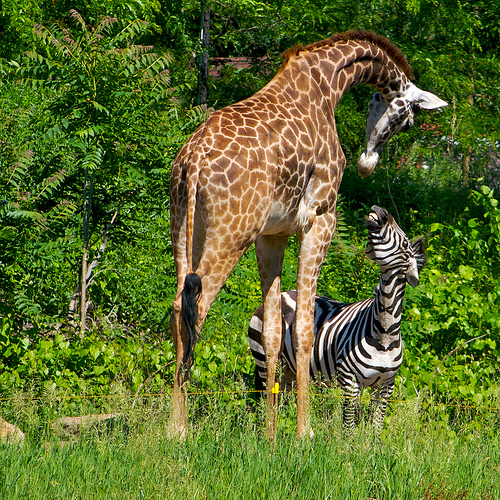
//> input picture 2/input.jpg, 500 x 500 px
$ ./源   (built with g++ and OpenCV 4)
//> lines starting //> are read from the running program, lines starting //| are printed output that depends on the picture; after the words box and inside, x2 and y2 are one past the last pixel; in counts of white or black regions, pixels touching at a corner belong together

// 图像增强—直方图均衡化

//opencv
#include <highgui.h>
#include<cv.h>
#include <cvaux.h>
#include <opencv\cxcore.hpp>
#include <opencv.hpp>
//#include <nonfree.hpp>
#include <core/core.hpp>


#include <iostream>
#include <opencv2/opencv.hpp>
#include <vector>
using namespace std;
using namespace cv;

//均值滤波器(3*3)
void AverFiltering(const Mat &src, Mat &dst)
{
	if (!src.data) return;
	//at访问像素点
	for (int i = 1; i<src.rows; ++i)
		for (int j = 1; j < src.cols; ++j) {
			if ((i - 1 >= 0) && (j - 1) >= 0 && (i + 1)<src.rows && (j + 1)<src.cols) {//边缘不进行处理
				dst.at<Vec3b>(i, j)[0] = (src.at<Vec3b>(i, j)[0] + src.at<Vec3b>(i - 1, j - 1)[0] + src.at<Vec3b>(i - 1, j)[0] + src.at<Vec3b>(i, j - 1)[0] +
					src.at<Vec3b>(i - 1, j + 1)[0] + src.at<Vec3b>(i + 1, j - 1)[0] + src.at<Vec3b>(i + 1, j + 1)[0] + src.at<Vec3b>(i, j + 1)[0] +
					src.at<Vec3b>(i + 1, j)[0]) / 9;
				dst.at<Vec3b>(i, j)[1] = (src.at<Vec3b>(i, j)[1] + src.at<Vec3b>(i - 1, j - 1)[1] + src.at<Vec3b>(i - 1, j)[1] + src.at<Vec3b>(i, j - 1)[1] +
					src.at<Vec3b>(i - 1, j + 1)[1] + src.at<Vec3b>(i + 1, j - 1)[1] + src.at<Vec3b>(i + 1, j + 1)[1] + src.at<Vec3b>(i, j + 1)[1] +
					src.at<Vec3b>(i + 1, j)[1]) / 9;
				dst.at<Vec3b>(i, j)[2] = (src.at<Vec3b>(i, j)[2] + src.at<Vec3b>(i - 1, j - 1)[2] + src.at<Vec3b>(i - 1, j)[2] + src.at<Vec3b>(i, j - 1)[2] +
					src.at<Vec3b>(i - 1, j + 1)[2] + src.at<Vec3b>(i + 1, j - 1)[2] + src.at<Vec3b>(i + 1, j + 1)[2] + src.at<Vec3b>(i, j + 1)[2] +
					src.at<Vec3b>(i + 1, j)[2]) / 9;
			}
			else {//边缘赋值
				dst.at<Vec3b>(i, j)[0] = src.at<Vec3b>(i, j)[0];
				dst.at<Vec3b>(i, j)[1] = src.at<Vec3b>(i, j)[1];
				dst.at<Vec3b>(i, j)[2] = src.at<Vec3b>(i, j)[2];
			}
		}
}

//求九个数的中值
uchar Median(uchar n1, uchar n2, uchar n3, uchar n4, uchar n5,
	uchar n6, uchar n7, uchar n8, uchar n9) {
	uchar arr[9];
	arr[0] = n1;
	arr[1] = n2;
	arr[2] = n3;
	arr[3] = n4;
	arr[4] = n5;
	arr[5] = n6;
	arr[6] = n7;
	arr[7] = n8;
	arr[8] = n9;
	for (int gap = 9 / 2; gap > 0; gap /= 2)//希尔排序
		for (int i = gap; i < 9; ++i)
			for (int j = i - gap; j >= 0 && arr[j] > arr[j + gap]; j -= gap)
				swap(arr[j], arr[j + gap]);
	return arr[4];//返回中值
}
//中值滤波函数（3*3）
void MedianFlitering(const Mat &src, Mat &dst) {
	if (!src.data)return;
	Mat _dst(src.size(), src.type());
	for (int i = 0; i<src.rows; ++i)
		for (int j = 0; j < src.cols; ++j) {
			if ((i - 1) > 0 && (i + 1) < src.rows && (j - 1) > 0 && (j + 1) < src.cols) {
				_dst.at<Vec3b>(i, j)[0] = Median(src.at<Vec3b>(i, j)[0], src.at<Vec3b>(i + 1, j + 1)[0],
					src.at<Vec3b>(i + 1, j)[0], src.at<Vec3b>(i, j + 1)[0], src.at<Vec3b>(i + 1, j - 1)[0],
					src.at<Vec3b>(i - 1, j + 1)[0], src.at<Vec3b>(i - 1, j)[0], src.at<Vec3b>(i, j - 1)[0],
					src.at<Vec3b>(i - 1, j - 1)[0]);
				_dst.at<Vec3b>(i, j)[1] = Median(src.at<Vec3b>(i, j)[1], src.at<Vec3b>(i + 1, j + 1)[1],
					src.at<Vec3b>(i + 1, j)[1], src.at<Vec3b>(i, j + 1)[1], src.at<Vec3b>(i + 1, j - 1)[1],
					src.at<Vec3b>(i - 1, j + 1)[1], src.at<Vec3b>(i - 1, j)[1], src.at<Vec3b>(i, j - 1)[1],
					src.at<Vec3b>(i - 1, j - 1)[1]);
				_dst.at<Vec3b>(i, j)[2] = Median(src.at<Vec3b>(i, j)[2], src.at<Vec3b>(i + 1, j + 1)[2],
					src.at<Vec3b>(i + 1, j)[2], src.at<Vec3b>(i, j + 1)[2], src.at<Vec3b>(i + 1, j - 1)[2],
					src.at<Vec3b>(i - 1, j + 1)[2], src.at<Vec3b>(i - 1, j)[2], src.at<Vec3b>(i, j - 1)[2],
					src.at<Vec3b>(i - 1, j - 1)[2]);
			}
			else
				_dst.at<Vec3b>(i, j) = src.at<Vec3b>(i, j);
		}
	_dst.copyTo(dst);//拷贝
}

//加入椒盐噪声
void salt(Mat image, int n)
{
	int i, j;
	for (int k = 0; k<n; k++)
	{
		// rand()是随机数生成器
		i = rand() % image.cols;
		j = rand() % image.rows;
		if (image.type() == CV_8UC1)
		{ // 灰度图像
			image.at<uchar>(j, i) = 255;
		}
		else if (image.type() == CV_8UC3)
		{ // 彩色图像
			image.at<cv::Vec3b>(j, i)[0] = 255;
			image.at<cv::Vec3b>(j, i)[1] = 255;
			image.at<cv::Vec3b>(j, i)[2] = 255;
		}
	}
}
int main(int argc, char* argv[])
{
	//IplImage* img1 = cvLoadImage("input.jpg");

	Mat input_image = imread("input.jpg", 1);
//> input_image is the input picture: 500 rows x 500 cols, CV_8UC3; mean B, G, R 42.3, 107.9, 91.8
	imshow("输入图像", input_image);
	//Mat dlphay_outpou;
	//Mat opencv_ouput;

	/************************************************************************/
	/*******************  实验3：图像增强—直方图均衡化  ********************/
	/************************************************************************/


	/*  加入高斯噪声  */
	Mat img_output_goss(input_image.size(), input_image.type());
	Mat noise_goss(input_image.size(), input_image.type());  /**创建一个噪声矩阵*/
	RNG rng(time(NULL));
	rng.fill(noise_goss, RNG::NORMAL, 10, 36);  /**高斯分布*/
	cv::add(input_image, noise_goss, img_output_goss);

	/*  加入椒盐噪声  */
	Mat img_output_salt(input_image.size(), input_image.type());
	img_output_salt = input_image;
	salt(img_output_salt, 5000);
//> after the loop in salt, `for (int k = 0; k<n; k++)`:
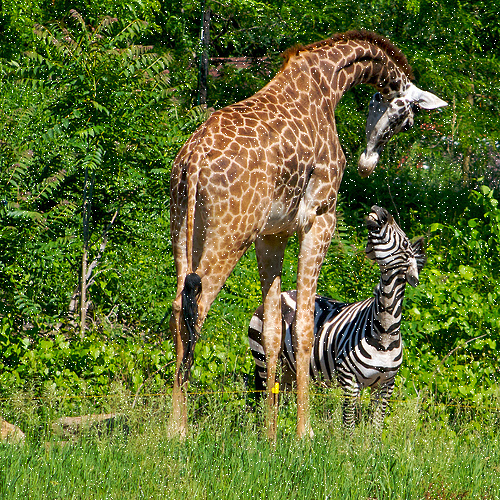
//> image: 500 rows x 500 cols, CV_8UC3; 1.98% of pixels changed, all inside (x1, y1, x2, y2) = (0, 0, 500, 500)

	/*  加入加性噪声  */
	Mat img_output_add(input_image.size(), input_image.type());
	img_output_add = input_image;
	salt(img_output_add, 10000);
//> call 2 of salt, with n = 10000
//> after the loop in salt (call 2), `for (int k = 0; k<n; k++)`:
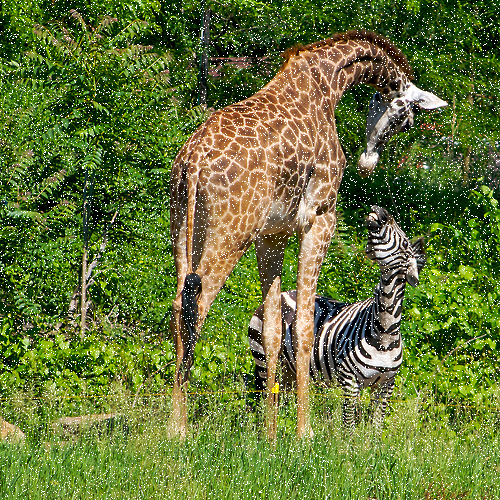
//> image: 500 rows x 500 cols, CV_8UC3; 3.84% of pixels changed, all inside (x1, y1, x2, y2) = (0, 0, 500, 500)


	// 高斯噪声 + 均值滤波器
	Mat img_output_AverFilter_goss(input_image.size(), input_image.type());
	AverFiltering(img_output_goss, img_output_AverFilter_goss);

	// 椒盐噪声 + 均值滤波器
	Mat img_output_AverFilter_salt(input_image.size(), input_image.type());
	AverFiltering(img_output_salt, img_output_AverFilter_salt);
//> after the loop in AverFiltering (call 2), `for (int i = 1; i<src.rows; ++i)`:
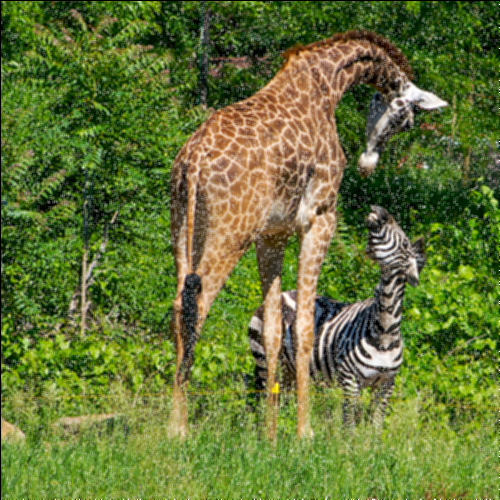
//> dst: 500 rows x 500 cols, CV_8UC3; mean B, G, R 54.1, 115.7, 100.6

	// 高斯噪声 + 中值滤波器
	Mat img_output_MedianFliter_goss(input_image.size(), input_image.type());
	MedianFlitering(img_output_goss, img_output_MedianFliter_goss);

	// 椒盐噪声 + 中值滤波器
	Mat img_output_MedianFliter_salt(input_image.size(), input_image.type());
	MedianFlitering(img_output_salt, img_output_MedianFliter_salt);
//> after the loop in MedianFlitering (call 2), `for (int i = 0; i<src.rows; ++i)`:
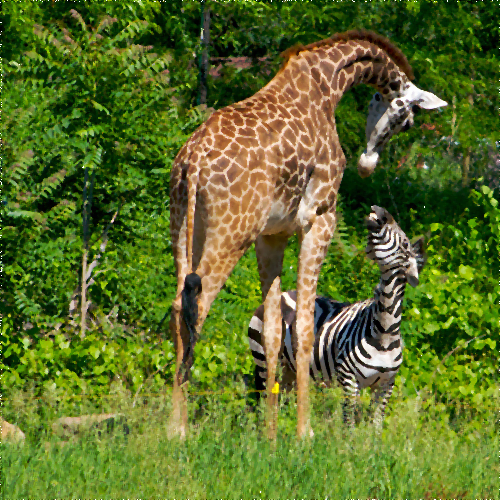
//> _dst: 500 rows x 500 cols, CV_8UC3; mean B, G, R 41.6, 110.4, 93


	//imshow("噪声图像", noise_goss);
	imshow("加上高斯噪声后的图像", img_output_goss);
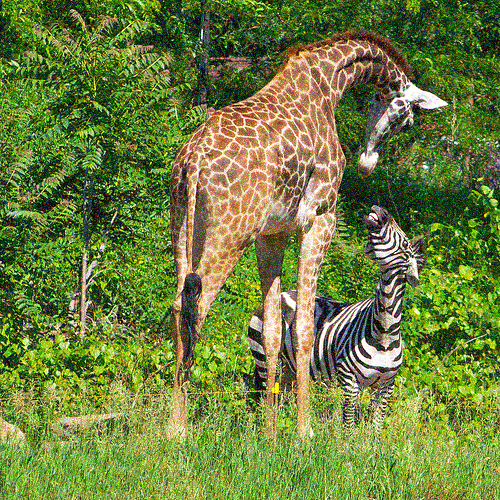
//> window '加上高斯噪声后的图像': 500 rows x 500 cols, CV_8UC3; mean B, G, R 62, 127.4, 111
	imshow("加上椒盐噪声后的图像", img_output_salt);
	imshow("加上椒加性声后的图像", img_output_add);

	imshow("高斯噪声经过均值滤波", img_output_AverFilter_goss);
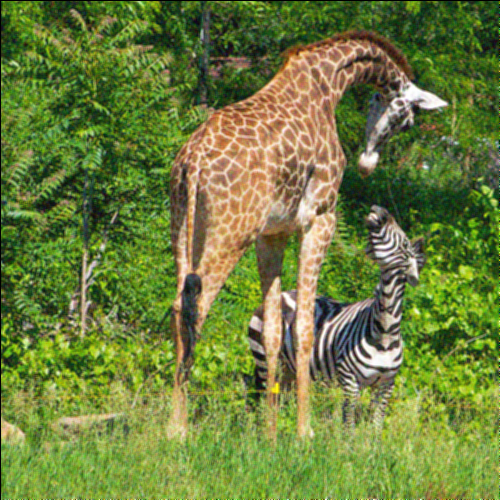
//> window '高斯噪声经过均值滤波': 500 rows x 500 cols, CV_8UC3; mean B, G, R 61.4, 126.5, 110.2
	imshow("椒盐噪声经过均值滤波", img_output_AverFilter_salt);

	imshow("高斯噪声经过中值滤波", img_output_MedianFliter_goss);
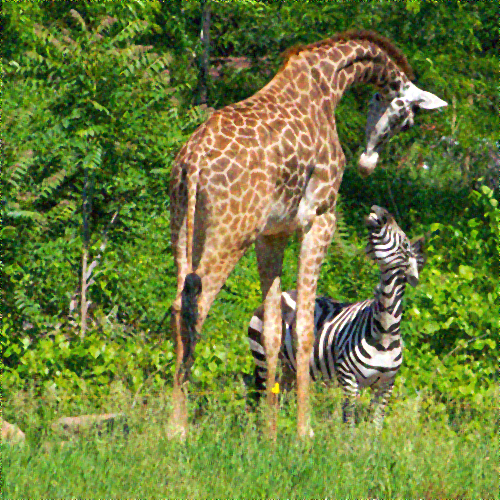
//> window '高斯噪声经过中值滤波': 500 rows x 500 cols, CV_8UC3; mean B, G, R 57.5, 125.5, 108.3
	imshow("椒盐噪声经过中值滤波", img_output_MedianFliter_salt);

	waitKey(0);

	return 0;
}
